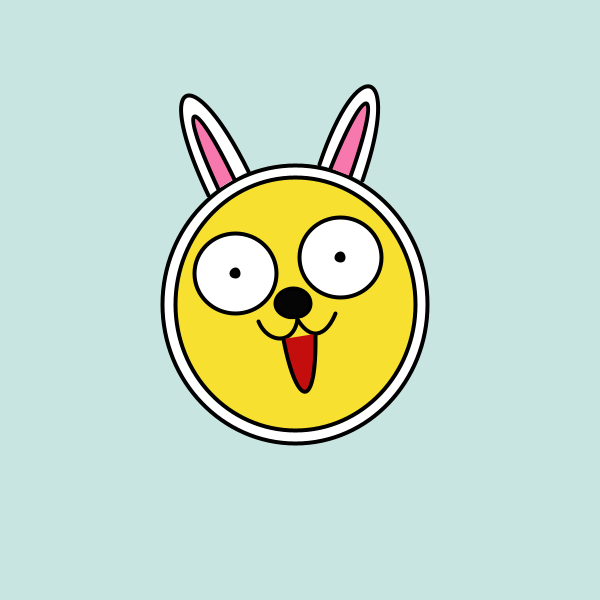
Frame 1 (no input)
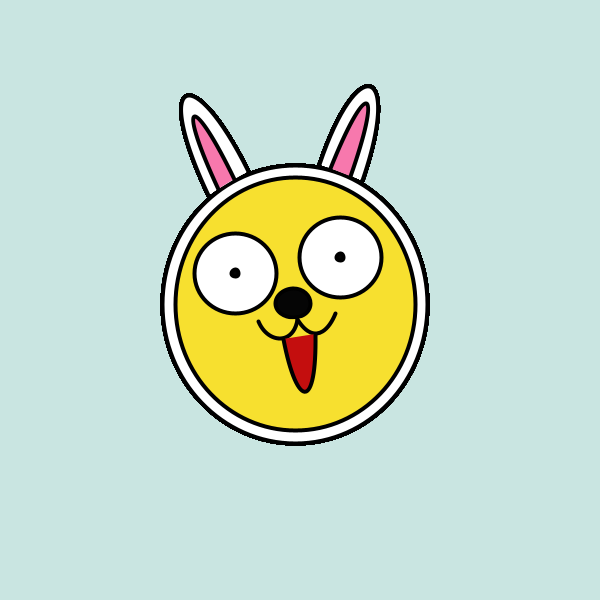
Frame 60 (the mouse pressed at the canvas centre just before this capture)
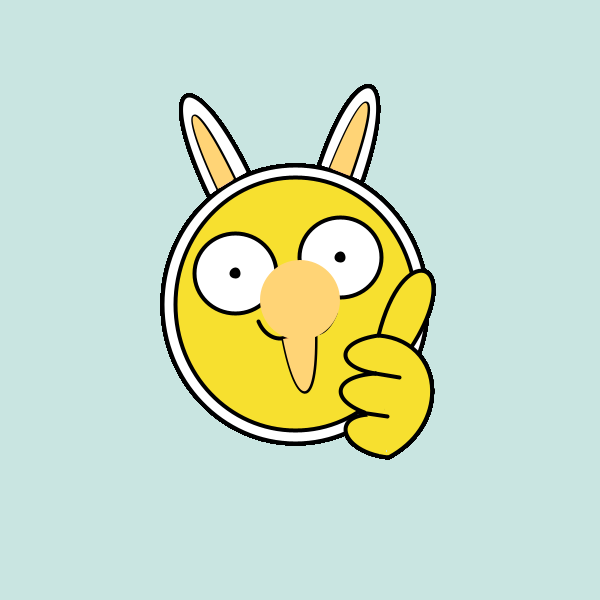
Frame 120 (the mouse held since frame 60 and released just before this capture)

The Processing sketch that drew these frames (run headless with seeded random() and noise(); from frame 60 on, the mouse is pressed at the canvas centre):

// Processing sketch: processing_141197
// ── processing_141197.pde

/*
 Konkuk University
 SOS iDesign
 
 Name: Kim Jieun
 ID: Kim Jieun
 
 */

void setup() {
  size (600, 600);
  //noLoop();
  smooth();
  background(201, 229, 225);
}

void draw() {
  println(mouseX+" : " + mouseY);
  //draw a face
  fill(255, 255, 255);
  strokeWeight(4);
  ellipse(295, 304, 265, 278);
  fill(247, 224, 47);
  strokeWeight(4);
  ellipse(295, 304, 240, 253);

  //draw a eye
  fill(255, 255, 255);
  ellipse(235, 273, 82, 80);
  ellipse(340, 257, 82, 80);
  
  fill(5, 5, 5);
  ellipse(235, 273, 7, 7);
  ellipse(340, 257, 7, 7);

  //draw a nose
  fill(5, 5, 5);
  ellipse(293, 303, 35, 29);
  fill(247, 224, 47);
  bezier(258, 321, 267, 343, 293, 345, 297, 319);
  bezier(297, 319, 312, 343, 327, 333, 335, 313);

  //draw a mouse
  fill(196, 14, 14);
  bezier(283, 339, 296, 406, 316, 413, 315, 334);

  //draw a ear
  fill(255, 255, 255);
  bezier(208, 195, 151, 75, 192, 58, 248, 171);
  bezier(319, 164, 357, 51, 402, 64, 362, 180);
  //noLoop();
  fill(247, 120, 173);
  bezier(218, 189, 175, 97, 191, 90, 234, 179);
  bezier(330, 168, 366, 78, 383, 82, 350, 176);
  
  if (mousePressed) {
    //draw a hand
    fill(247, 224, 47);
    bezier(378, 335, 403, 234, 467, 261, 410, 348);
    bezier(378, 335, 443, 340, 452, 423, 388, 457);
    bezier(388, 457, 341, 452, 329, 415, 370, 414);
    bezier(370, 414, 328, 401, 331, 376, 375, 373);
    bezier(375, 373, 333, 366, 336, 341, 378, 335);
    line(375, 373, 399, 377);
    noStroke();
    triangle(387, 383, 380, 455, 363, 402);
    triangle(384, 414, 394, 448, 379, 451);

    float x=random(600); 
    float y=random(255); 
    float z=random(400); 
    float w=random(255); 

    fill(constrain(mouseX, mouseY, x), y, z); 
    noStroke();
    ellipse(mouseX, mouseY, 80, 80); 
    bezier(283, 339, 296, 406, 316, 413, 315, 334);
    bezier(218, 189, 175, 97, 191, 90, 234, 179);
    bezier(330, 168, 366, 78, 383, 82, 350, 176);
    //noLoop();
    stroke(0);
    line(360, 412, 387, 416);
  }
}

void keyPressed() { 
  setup();
} 
